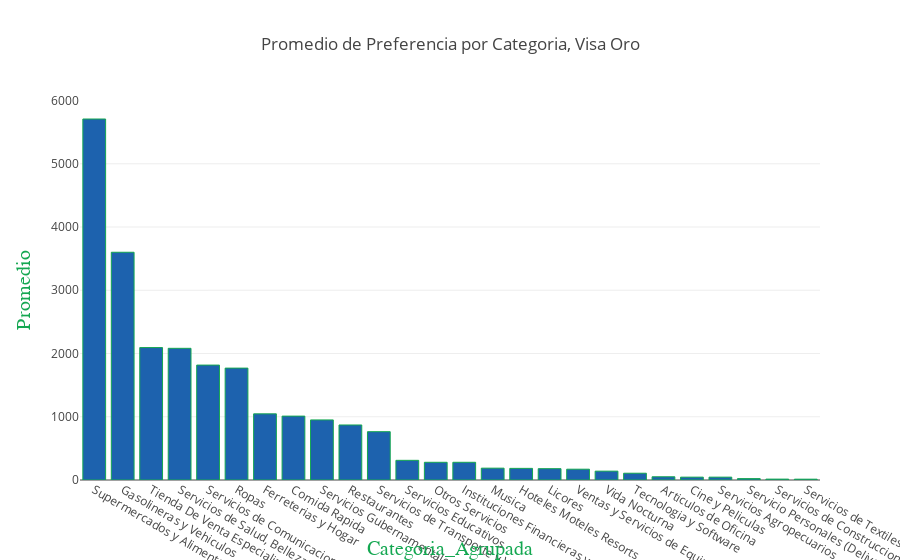

The code cell stored with this chart in its notebook:
### Code cell
bar_plotly_categoria_tipo_tarjeta(value_counts_df,"VISA ORO","Promedio"
                                  ,"Promedio de Preferencia por Categoria, Visa Oro")

### Figure 1 — Plotly figure (JSON) as saved in the notebook; plotly's stock layout.template omitted (floating-point values rounded to 4 significant figures)
{"data": [{"marker": {"color": "#1D62AE", "line": {"color": "#14A751", "width": 1}}, "type": "bar", "uid": "cf1d2daa-1859-4cc5-bc3a-5b8bea9cd215", "x": ["Supermercados y Alimentos", "Gasolineras y Vehiculos", "Tienda De Venta Especializada", "Servicios de Salud, Belleza y Recreacion", "Servicios de Comunicacion, Internet y Telecable", "Ropas", "Ferreterias y Hogar", "Comida Rapida", "Servicios Gubernamentales", "Restaurantes", "Servicios de Transporte y Viajes", "Servicios Educativos", "Otros Servicios", "Instituciones Financieras y Aseguradoras", "Musica", "Hoteles Moteles Resorts", "Licores", "Ventas y Servicios de Equipos Electricos", "Vida Nocturna", "Tecnologia y Software", "Articulos de Oficina", "Cine y Peliculas", "Servicios Agropecuarios", "Servicio Personales (Deliveries, etc.)", "Servicios de Construccion y Decoracion", "Servicios de Textiles e Imprenta"], "y": [5708, 3601, 2094, 2082, 1817, 1769, 1046, 1010, 950, 870, 764, 311, 280, 280, 187, 184, 179, 171, 140, 107, 51, 45, 45, 22, 14, 13]}], "layout": {"autosize": true, "title": {"text": "Promedio de Preferencia por Categoria, Visa Oro"}, "xaxis": {"showticklabels": true, "title": {"font": {"color": "#14A751", "family": "Myriad", "size": 20}, "text": "Categoria_Agrupada"}}, "yaxis": {"title": {"font": {"color": "#14A751", "family": "Myriad", "size": 20}, "text": "Promedio"}}}}
